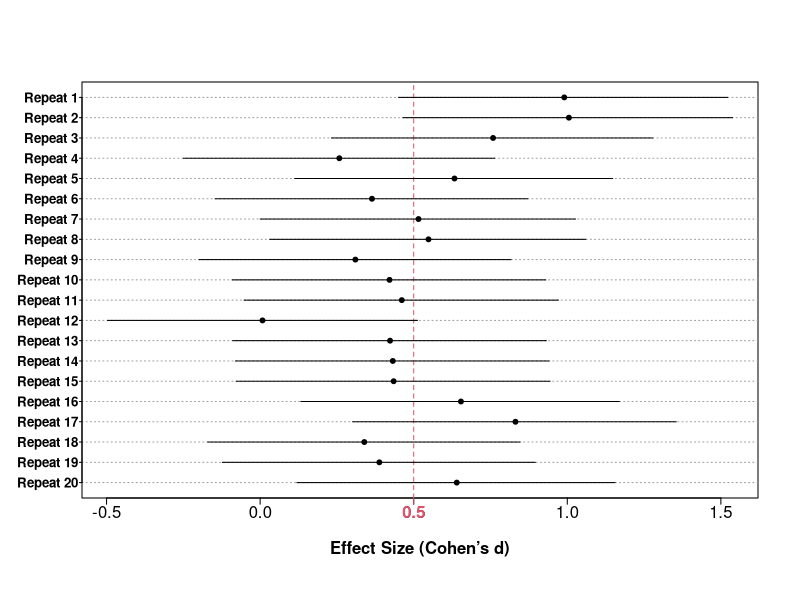

Recreate this plot in R.
d.CI.sim <- function(d, n1, n2 = NA, conf.level = .95, n.sim = 5, ylabel = TRUE){
  
CI.d <- function(da = d, n1a = n1, n2a = n2, conf.levela = conf.level){
  
alpha = (1 - conf.levela)/2
    N = ifelse(is.na(n2a), n1a, (n1a * n2a)/(n1a + n2a))
   df = ifelse(is.na(n2a), n1a - 1, (n1a + n2a) - 2)
 d.SE = 1/sqrt(N)  ;   t = da/d.SE
    
f <- function (ncp, alpha, q, df) {
    abs(suppressWarnings(pt(q = t, df = df, ncp, lower.tail = FALSE)) - alpha)
  }
    
a = lapply(14:ifelse(da!= 0, da*sqrt(N)+5, 30), function(x) c(-x, x))
    
CI = matrix(NA, length(a), 2)
    
for(i in 1:length(a)){    
CI[i,] = sapply(c(alpha, 1-alpha),
function(x) optimize(f, interval = a[[i]], alpha = x, q = t, df = df)[[1]]*d.SE)
  }  
    
CI[which.max(ave(1:nrow(CI), do.call(paste, round(data.frame(CI), 3)), FUN = seq_along)), ]
  }
    
fun <- function(db = d, n1b = n1, n2b = n2, conf.levelb = conf.level){ 
  
   N = ifelse(is.na(n2b), n1b, (n1b * n2b)/(n1b + n2b))
  df = ifelse(is.na(n2b), n1b - 1, (n1b + n2b) - 2)
d.SE = 1/sqrt(N)  ;   t = db/d.SE
    
  ds = rt(1, df, t)*d.SE
c(CI = CI.d(da = ds, n1a = n1, n2a = n2, conf.levela = conf.level), ds = ds)
  }
  
  sim <- t(replicate(n.sim, fun()))
  capture = sim[ ,1] <= d & d <= sim[ ,2]

  par(mgp = c(2, .2, 0), tck = -.015)    
  plot(sim[, 1:2], rep(1:n.sim, 2), ty = "n", ylab = NA, yaxt = "n", xlab = "Effect Size (Cohen’s d)", font.lab = 2)
  axis(1, at = d, col.axis = 2, col = 2, font = 2)
  abline(h = 1:n.sim, col = 8, lty = 3)
  if(ylabel) axis(2, at = 1:n.sim, labels = paste0("Repeat ", rev(1:n.sim)), font = 2, las = 1, cex.axis = .8, tck = -.006)
  abline(v = d, lty = 2, col = 2) 
  segments(sim[ ,1], 1:n.sim, sim[ ,2], 1:n.sim, lend = 1, col = ifelse(capture, 1, 2))
  points(sim[, 3], 1:n.sim, pch = 19, col = ifelse(capture, 1, 2), cex = ifelse(n.sim > 50, .6, .65))
  
  cat(paste0("\t", "Coverage = ", mean(capture)*1e2, "%"))   
}
# Example of use:
d.CI.sim(d = .5, n1 = 30, n2 = 30, n.sim = 20)
